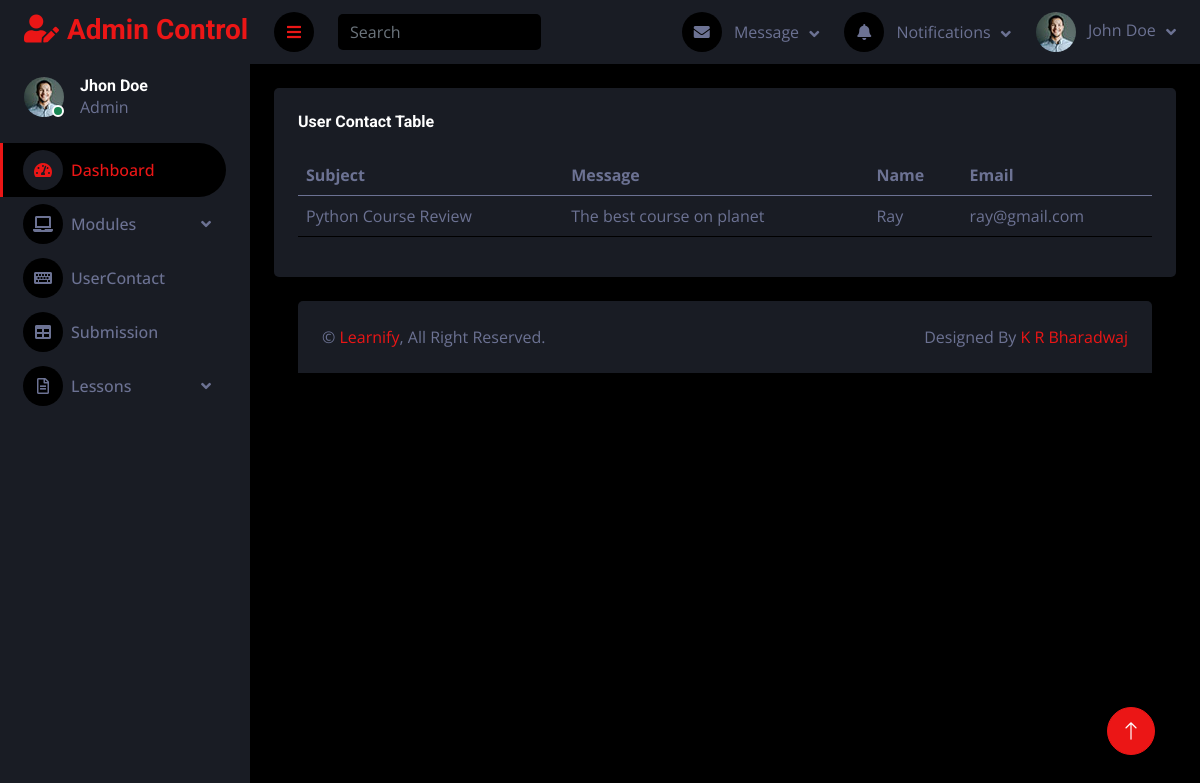
The page /Admapp/Displaycontact/ on the database its author committed.
### webapp/models.py (models this page shows)
class Contactdb(models.Model):
    Message = models.CharField(max_length=500,null=True,blank=True)
    Name = models.CharField(max_length=100,null=True,blank=True)
    Email = models.EmailField(max_length=150,null=True,blank=True)
    Subject = models.CharField(max_length=100,null=True,blank=True)

### Adminapp/views.py (the view)
# urls.py: path('Displaycontact/',views.Displaycontact,name="Displaycontact"),
def Displaycontact(req):
    contacting = Contactdb.objects.all()
    return render(req,"Usercontact.html",{'contacting':contacting})

### Adminapp/templates/Usercontact.html (shortened to what this page needs)
<!DOCTYPE html>
{% extends 'AdmIndex.html' %}
{% block content %}
<html lang="en">
<head>
</head>
<body>
<div class="col-xl-12 col-l-6">
                        <div class="bg-secondary rounded h-100 p-4">
                            <h6 class="mb-4">User Contact Table</h6>
                            <table class="table table-responsive">
                                <thead>
                                    <tr>
                                        <th scope="col">Subject</th>
                                        <th scope="col">Message</th>
                                        <th scope="col">Name</th>
                                        <th scope="col">Email</th>
                                    </tr>
                                </thead>
                                <tbody>
                                {% for i in contacting %}
                                    <tr>
                                        <td>{{i.Subject}}</td>
                                        <td>{{i.Message}}</td>
                                        <td>{{i.Name}}</td>
                                        <td>{{i.Email}}</td>
                                    </tr>
                                {% endfor %}
                                </tbody>
                            </table>
                        </div>
                    </div>
</body>
</html>
{% endblock %}

### Adminapp/static/css/style.css (style rules this page uses)
:root { --primary: #EB1616; --secondary: #191C24; --light: #6C7293; --dark: #000000; }

### rows shown on the page
Contactdb: Subject "Python Course Review", Message "The best course on planet", Name "Ray", Email "ray@gmail.com"
